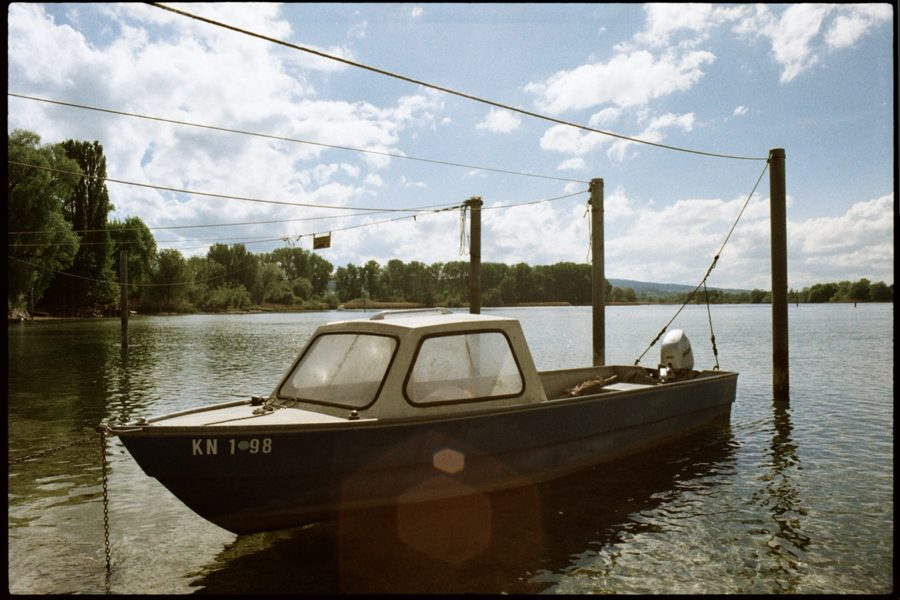
#> input picture photos/konstanz/20260508-olympusom2n-kodakgold200-firstrollknp1036545-rw2-thumb.jpg, 900 x 600 px
$ python -i photos.py   (imports and definitions only)
#> lines starting #> are read from the running program, lines starting #| are printed output that depends on the picture
#!/usr/bin/env python3
"""Build the photography page from a folder of film scans.

Source layout (outside the repo, originals stay untouched):

    ~/Documents/Paperwork/Pics/website photos/
        01 Iceland 2024/          <- one folder per set; the number only sets the order
            about.txt             <- optional: a few sentences about the set; links as [text](https://...)
            info.csv              <- created for you on first run, then fill it in
            scan001.jpg
            scan002.jpg
        02 Black Forest/
            ...

info.csv columns: order, file, caption, camera, lens, film, date
- New photos get a row automatically, pre-filled from filenames like
      20260829_OlympusOM2n_UltraMax400_MasaiMaraP1037805.jpg  (date_camera_film_place)
  so usually you only need to check them and add the lens.
- Rows for photos you removed from the folder are dropped.
- Photos are shown by the `order` number. After each run the file is sorted and
  renumbered 10, 20, 30, ... so to move a photo between 20 and 30, give it 25.
  Or use the drag-and-drop sorter: python3 tools/sorter.py
- Leave a cell empty to hide it.

Running the script:
    python3 tools/photos.py                  # uses the default source folder below
    python3 tools/photos.py "/some/other/folder"

It writes resized copies to photos/<set>/ in the repo (large ~2000px, thumb ~900px)
and rewrites the gallery between the PHOTOS markers in photography.html.
Uses macOS's built-in `sips` for resizing and Pillow to strip metadata
(camera serials, GPS location) from the published copies.

The folder named in PORTRAITS (photos of you) is resized into photos/me/ but
left out of the gallery; those pictures are placed on the home page by hand.
"""

import csv
import html
import re
import shutil
import subprocess
import sys
import tempfile
from pathlib import Path

from stamp import stamp

try:
    from PIL import Image, ImageOps
except ImportError:
    sys.exit("Pillow is needed to strip photo metadata: pip install pillow")

DEFAULT_SOURCE = Path.home() / "Documents" / "Paperwork" / "Pics" / "website photos"
PORTRAITS = {"Marius": "me"}  # source folder -> output folder, not shown in the gallery
LARGE_PX = 2000
THUMB_PX = 900
QUALITY = "82"
IMAGE_EXT = {".jpg", ".jpeg", ".tif", ".tiff", ".png", ".heic"}
COLUMNS = ["order", "file", "caption", "camera", "lens", "film", "date"]

REPO = Path(__file__).resolve().parent.parent
OUT = REPO / "photos"
PAGE = REPO / "photography.html"
START, END = "<!-- PHOTOS:START -->", "<!-- PHOTOS:END -->"


# [5 lines left out: function slugify, not called in this run]


def display_name(folder):
    # "01 Iceland 2024" -> "Iceland 2024"
    return re.sub(r"^\d+[\s_.-]+", "", folder)


# Nicer spellings for names found in filenames; anything else is split at capitals
NAMES = {
    "OlympusOM2n": "Olympus OM-2n",
    "MinoltaRivaPanorama": "Minolta Riva Panorama",
    "UltraMax400": "Kodak UltraMax 400",
    "Ektacolor160": "Kodak Ektacolor 160",
    "Phoenix200II": "Harman Phoenix 200 II",
    "MasaiMara": "Maasai Mara",
}
MONTHS = "Jan Feb Mar Apr May Jun Jul Aug Sep Oct Nov Dec".split()


def split_caps(s):
    return re.sub(r"(?<=[a-z])(?=[A-Z0-9])|(?<=[0-9])(?=[A-Z])", " ", s)


# [14 lines left out: function guess_from_filename, not called in this run]


def with_links(text):
    """[Mara Hyena Project](https://www.marahyenas.com) -> a link"""
    return re.sub(r"\[([^\]]+)\]\((https?://[^)\s]+)\)", r'<a href="\2">\1</a>', text)


# [5 lines left out: function order_key, not called in this run]


class InfoFileError(Exception):
    """An info.csv that can't be read safely; nothing is written in that case."""


# [78 lines left out: functions read_csv, write_csv, sync_info, not called in this run]


def images_in(folder):
    return sorted(p for p in folder.iterdir() if p.suffix.lower() in IMAGE_EXT and not p.name.startswith("."))


# [14 lines left out: function resize, not called in this run]


def size_of(path):
    with Image.open(path) as im:
        return im.size


TONES = ["white", "cream", "offwhite"]  # paper of each set's sheet, in turn
ARROW = ('<svg viewBox="0 0 24 24" aria-hidden="true" fill="none" stroke="currentColor" '
         'stroke-width="1.6" stroke-linecap="round" stroke-linejoin="round"><path d="M19 12H5M11 6l-6 6 6 6"/></svg>')


# [112 lines left out: functions build_set, stack_html, print_rows, set_html, build_portraits, not called in this run]


def gallery_folders(source):
    return [d for d in sorted(source.iterdir()) if d.is_dir() and d.name not in PORTRAITS]


def build(source):
    folders = sorted(d for d in source.iterdir() if d.is_dir())
    for d in folders:
        if d.name in PORTRAITS:
            build_portraits(d, PORTRAITS[d.name])
    sets = [s for s in (build_set(d) for d in folders if d.name not in PORTRAITS) if s]
    for d in (p for p in OUT.iterdir() if p.is_dir()) if OUT.exists() else []:
        if d.name not in {s["slug"] for s in sets} | set(PORTRAITS.values()):
            for f in d.glob("*"):
                f.unlink()
            d.rmdir()

    page = PAGE.read_text(encoding="utf-8")
    if START not in page or END not in page:
        sys.exit(f"Markers {START} / {END} not found in {PAGE.name}")
    body = (
        '    <div class="stacks sheet" id="overview">\n'
        + "\n".join(stack_html(s) for s in sets)
        + '\n    </div>\n    <div class="sets" id="sets" hidden>\n'
        + "\n".join(set_html(s, TONES[i % len(TONES)]) for i, s in enumerate(sets))
        + "\n    </div>"
    )
    page = re.sub(re.escape(START) + r".*?" + re.escape(END),
                  lambda _: f"{START}\n{body}\n    {END}", page, flags=re.S)
    PAGE.write_text(page, encoding="utf-8")
    print(f"Updated {PAGE.name} with {len(sets)} set(s).")


# [9 lines left out: function main, not called in this run]


# [2 lines not run here, left out]

>>> import cv2
>>> picture = cv2.imread('../photos/konstanz/20260508-olympusom2n-kodakgold200-firstrollknp1036545-rw2-thumb.jpg', cv2.IMREAD_GRAYSCALE)
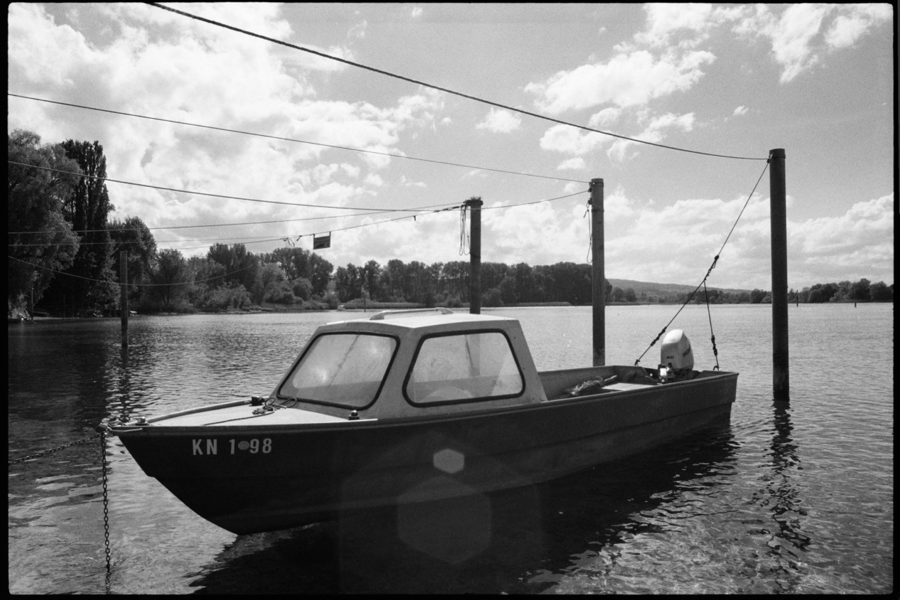
#> picture: shape (600, 900); min 0, max 255, mean 130.2
#> (the run stopped early here; a loop or call above may not have finished)

$ run again, on photos/maasai-mara-hyenas/20260829-olympusom2n-ultramax400-masaimarap1037811-rw2-thumb.jpg
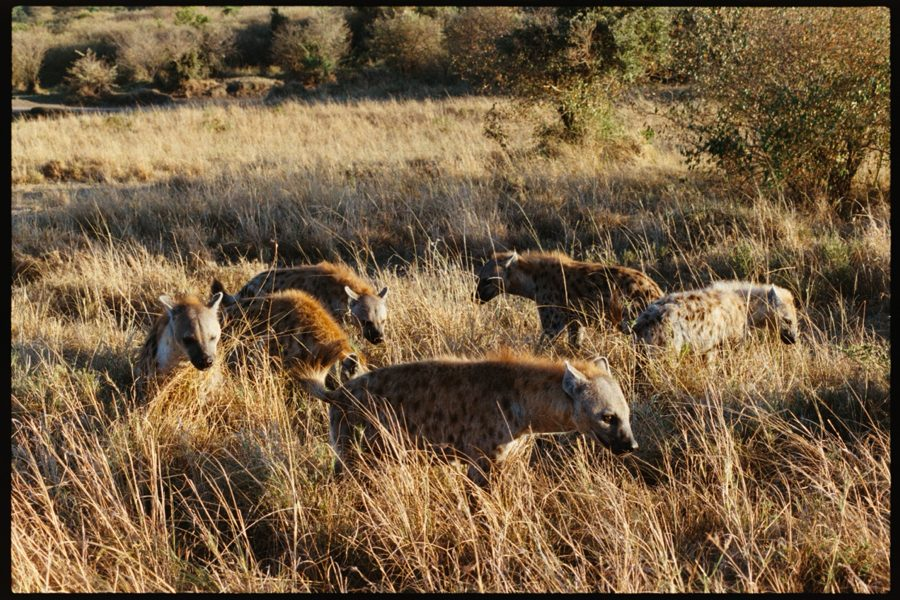
#> input picture photos/maasai-mara-hyenas/20260829-olympusom2n-ultramax400-masaimarap1037811-rw2-thumb.jpg, 900 x 600 px
#> `picture = cv2.imread('../photos/konstanz/20260508-olympusom2n-kodakgol..`:
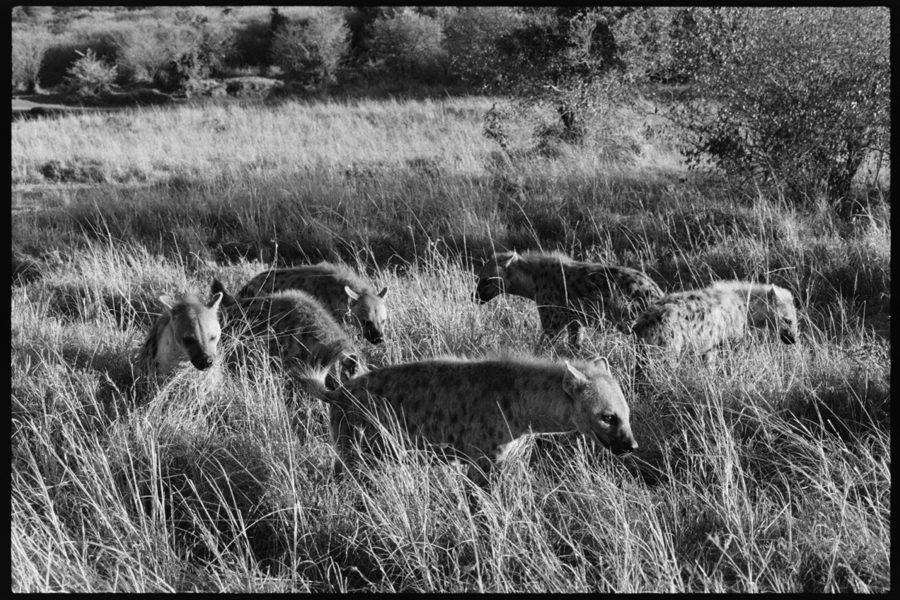
#> picture: shape (600, 900); min 0, max 255, mean 96.9

$ run again, on photos/maasai-mara-landscape/20260829-minoltarivapanorama-ektacolor160-masaimarap1037916-rw2-thumb.jpg
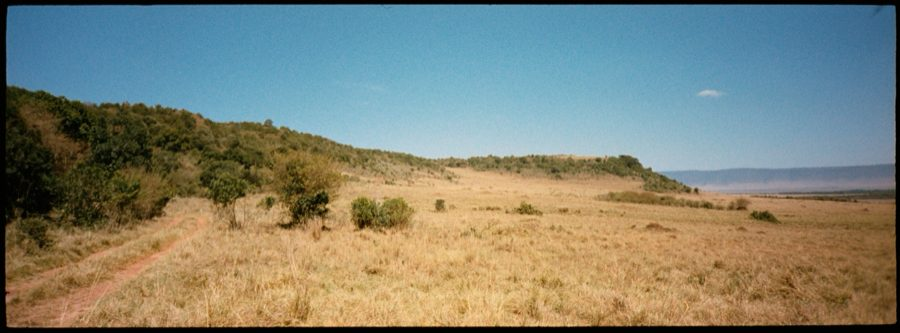
#> input picture photos/maasai-mara-landscape/20260829-minoltarivapanorama-ektacolor160-masaimarap1037916-rw2-thumb.jpg, 900 x 333 px
#> `picture = cv2.imread('../photos/konstanz/20260508-olympusom2n-kodakgol..`:
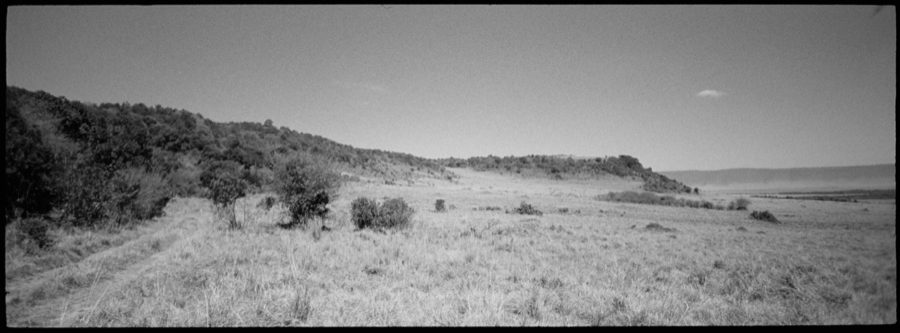
#> picture: shape (333, 900); min 0, max 220, mean 129.1
